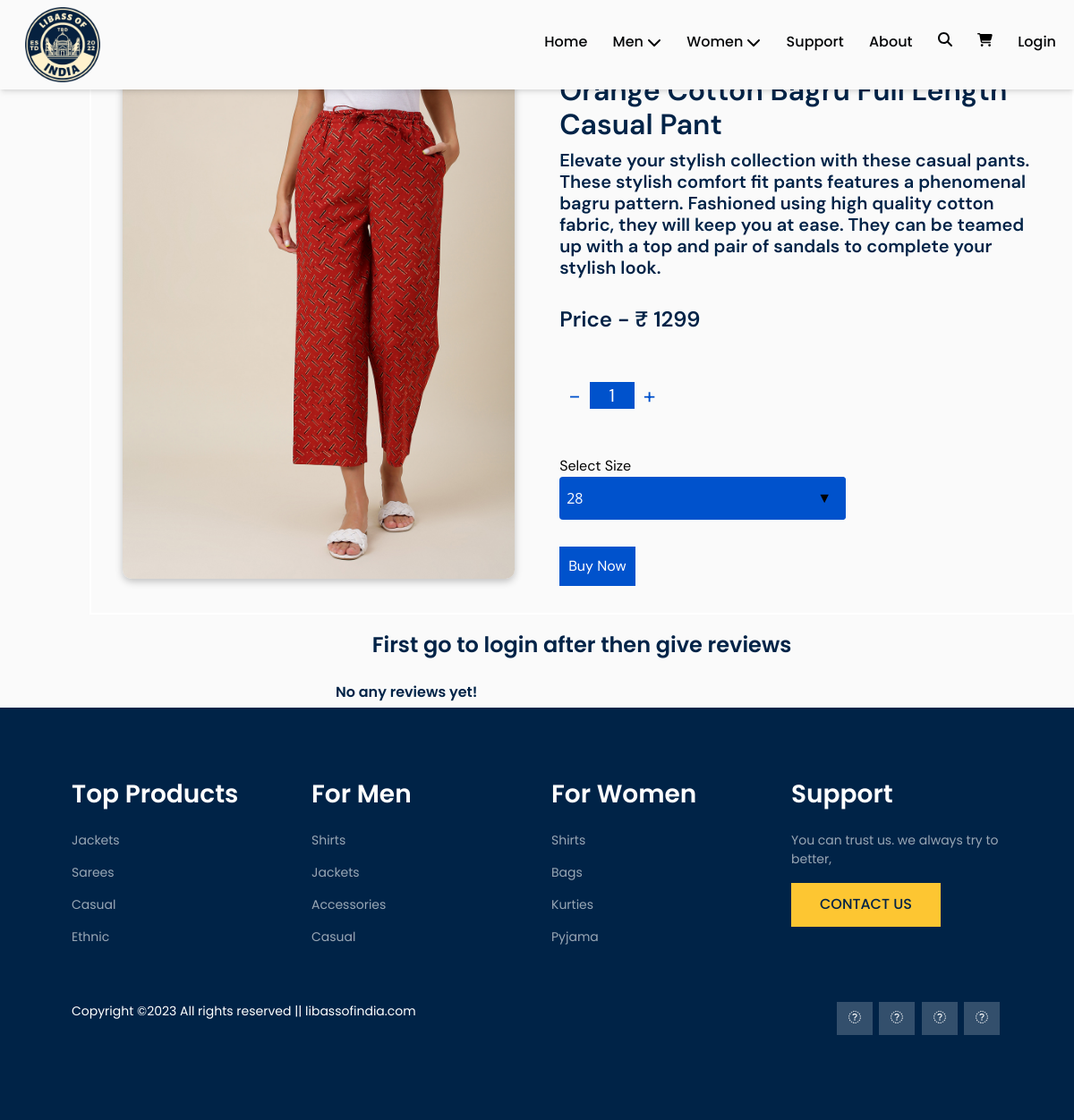
/product-detail/10/, run on the app's committed database.
### Mainpage/models.py (models this page shows)
class ProductData(models.Model):
    product_id = models.AutoField
    product_name = models.TextField(max_length=200,default="")
    product_desc = models.TextField(max_length=5000,default="")
    product_img = models.ImageField(upload_to="product_img/")
    product_gender = models.TextField(max_length=20,
                                      choices=(("Male","Male"),("Female","Female")),default="Male")
    product_category = models.TextField(max_length=100,default="")
    product_subcategory = models.TextField(max_length=100,default="")
    product_price = models.IntegerField(default=0)
    product_size = models.TextField(max_length=100,default="")

### Mainpage/views.py (the view, shortened to what this page needs)
# urls.py: path("product-detail/<id>/",views.Product_Detail,name="Product_Detail"),
def Product_Detail(request,id):
    product_data = ProductData.objects.filter(id=id).values()
    reviews_data = ReviewData.objects.filter(product_id = id).all().values()
    myproducts = []
    for i in product_data:
        mydic = {}
        mydic["id"] = i["id"]
        mydic["product_name"] = i["product_name"]
        mydic["product_desc"] = i["product_desc"]
        mydic["product_img"] = i["product_img"]
        mydic["product_price"] = i["product_price"]
        product_size = i["product_size"].split(" ")
        while("" in product_size):
            product_size.remove("")
        mydic["product_size"] = product_size
        myproducts.append(mydic)
    review_list = []
    return render(request,"Mainpage/product-detail.html",{"product_data":myproducts,"review_list":review_list})

### Mainpage/templates/Mainpage/Product-detail.html (shortened to what this page needs)
{% extends 'Mainpage/basic.html' %}
{% load static %}
    {% block style %}
    <link rel="stylesheet" href="{% static 'css/product_detail.css' %}">
    {% endblock %}
    {% block body %}
    <div class="main-container">
        <div class="content">
            {% for i in product_data %}
            <div class="part1">
                <img src="/media/{{i.product_img}}" alt="">
            </div>
            <div class="part2">
                <div class="heading">
                    <h2>{{i.product_name}}</h2>
                    <h5>{{i.product_desc}}</h5><br>
                    <h4>Price - ₹ {{i.product_price}}</h4><br>
                </div>
                <div class="counter">
                    <span class="down" onClick='decreaseCount(event, this)'>-</span>
                    <input type="text" value="1">
                    <span class="up" onClick='increaseCount(event, this)'>+</span>
                </div><br><br>
                <form action="/cart/" method="post">{% csrf_token %}
                {% if i.product_size %}
                <label for="">Select Size</label>
                <div class="select">
                    <select name="pro_size" id="format" required>
                        {% for j in i.product_size %}
                        <option value="{{j}}">{{j}}</option>
                        {% endfor %}
                    </select>
                </div>
                {% else %}
                <input type="hidden" name="pro_size" value="No Size" id="">
                {% endif %}
                <div class="buybtn">
                        <button type="submit" id="buy_btn">Buy Now</button>
                </div>
            </form>
            </div>
            {% endfor %}
        </div>
    </div>
    <div class="main">
        <div class="reviews">
            {% if user.is_authenticated %}
            {% for i in product_data %}
            <h3 style="color: #de5824; text-align: center;">Rating</h3>
            <div class="forms">
                <form action="/Review-page/" method="post">{% csrf_token %}
                    <div class="mb-3">
                        <label for="" class="form-label">Add Rating</label>
                        <div class="rating">
                            <span class="rating__result" id="results" hidden></span>
                            <i class="rating__star far fa-star"></i>
                            <i class="rating__star far fa-star"></i>
                            <i class="rating__star far fa-star"></i>
                            <i class="rating__star far fa-star"></i>
                            <i class="rating__star far fa-star"></i>
                        </div>
                    </div>
                    <div class="mb-3">
                        <label for="" class="form-label">Enter Review</label>
                        <textarea class="form-control" id="" name="review" rows="3" required></textarea>
                    </div>
                    <input type="text" name="result" id="myresult" hidden>
                    <input type="text" name="product_id" value="{{i.id}}" id="event" hidden>
                    <input type="text" name="username" value="{{user.first_name}}" id="name" hidden>
                    <button type="submit" id="submits" class="btn btn-primary mb-3">Submit</button>
                </form>
            </div>
            {% endfor %}
            {% else %}
            <h4 style="text-align: center; padding: 20px;">First go to login after then give reviews</h4>
            {% endif %}
            {% if review_list %}
            <div class="all_reviews">
                {% for i in review_list %}
                <div class="my_review">
                    <div class="headers">
                        <div class="box1">
                            <i style='font-size:25px;' class='far'>&#xf2bd;</i>
                        </div>
                        <div class="box2">
                            <h6>{{i.reviewer_name}}</h6>
                        </div>
                    </div>
                    <div class="footer">
                        <div class="ratings" style="margin-left: 55px;">
                            {% for j in i.stars|make_list %}
                            <i style="font-size: 20px; color: black;" class="fa fa-star"></i>
                            {% endfor %}
                        </div>
                    </div>
                    <div class="text-content" style="margin-left: 55px;">
                        <p>{{i.review_text}}</p>
                    </div>
                </div>
                {% endfor %}
            </div>
            {% else %}
            <h6>No any reviews yet!</h6>
            {% endif %}
        </div>
    </div>
    {% endblock %}

### static/css/basic.css (style rules this page uses)
:root { --color-white-100: hsl(206, 5%, 98%); --color-white-200: hsl(206, 5%, 90%); --color-white-300: hsl(206, 5%, 80%); --color-white-400: hsl(206, 5%, 65%); --color-white-500: hsl(206, 5%, 50%); --color-black-100: hsl(213, 23%, 8%); --color-black-200: hsl(214, 21%, 6%); --color-black-300: hsl(210, 21%, 6%); --color-black-400: hsl(216, 22%, 4%); --color-black-500: hsl(220, 18%, 3%); --color-pink-100: hsl(326, 85%, 90%); --color-pink-200: hsl(327, 87%, 80%); --color-pink-300: hsl(329, 86%, 70%); --color-pink-400: hsl(330, 81%, 60%); --color-pink-500: hsl(333, 71%, 50%); --shadow-small: 0 1px 3px 0 rgba(0, 0, 0, 0.1), 0 1px 2px 0 rgba(0, 0, 0, 0.06); --shadow-medium: 0 4px 6px -1px rgba(0, 0, 0, 0.1), 0 2px 4px -1px rgba(0, 0, 0, 0.06); --shadow-large: 0 10px 15px -3px rgba(0, 0, 0, 0.1), 0 4px 6px -2px rgba(0, 0, 0, 0.05); }
body { -ms-overflow-style: none; scrollbar-width: none; overflow: hidden; overflow-y: scroll; }
*, *::before, *::after { padding: 0; margin: 0; box-sizing: border-box; list-style: none; list-style-type: none; text-decoration: none; -webkit-font-smoothing: antialiased; -moz-osx-font-smoothing: grayscale; text-rendering: optimizeLegibility; }
html { font-size: 100%; box-sizing: inherit; scroll-behavior: smooth; height: -webkit-fill-available; }
body { font-family: "Segoe UI", Tahoma, Geneva, Verdana, sans-serif; font-size: 1rem; font-weight: 400; line-height: 1.5; height: -webkit-fill-available; color: var(--color-black-500); background-color: var(--color-white-100); }
a, button { cursor: pointer; border: none; outline: none; -webkit-user-select: none; -moz-user-select: none; -ms-user-select: none; user-select: none; background: none; box-shadow: none; }
img, video { display: block; max-width: 100%; height: auto; -o-object-fit: cover; object-fit: cover; }
:root { --white: #fff; --black: #000; --dark: #1e1e1e; --gray: rgba(1, 1, 1, 0.6); --lite: rgba(255, 255, 255, 0.6); --primary: #002347; --secondary: #fdc632; }
body { margin: 0; overflow-x: hidden !important; font-family: "Poppins", sans-serif; }
a, button { transition: 0.5s; }
h1, h2, h3, h4, h5, h6 { color: var(--primary); font-weight: 600; }
a, button, input, textarea, select { outline: none !important; }

### static/css/product_detail.css (style rules this page uses)
.main-container { border: 2px solid white; margin-left: 100px; }
.main-container .content { height: auto; margin-top: 50px; display: flex; flex-wrap: wrap; justify-content: center; align-items: center; }
.main-container .content .part1 { height: 100%; width: 40%; box-shadow: rgba(0, 0, 0, 0.24) 0px 3px 8px; border-radius: 10px; margin: 20px; }
.main-container .content .part1 img { width: 100%; border-radius: 10px; }
.main-container .content .part2 { height: 100%; width: 50%; font-family: 'DM Sans', sans-serif; color: black; padding: 10px; margin: 20px; }
.counter { display: flex; align-items: center; margin-top: 20px; }
.counter input { width: 50px; border: 0; line-height: 30px; font-size: 20px; text-align: center; background: #0052cc; color: #fff; appearance: none; outline: 0; }
.counter span { display: block; font-size: 25px; padding: 0 10px; cursor: pointer; color: #0052cc; user-select: none; }
.main-container .content .part2 .buybtn { margin-top: 30px; }
.main-container .content .part2 .buybtn button { padding: 10px; border: none; background-color: #0052cc; color: white; }
.main { margin-left: 100px; display: flex; flex-wrap: wrap; justify-content: center; }
.reviews { width: 50%; }
select { -webkit-appearance:none; -moz-appearance:none; -ms-appearance:none; appearance:none; outline:0; box-shadow:none; border:0!important; background: #0052cc; background-image: none; flex: 1; padding: 0 .5em; color: white; cursor:pointer; font-size: 1em; font-family: 'Open Sans', sans-serif; }
.select { position: relative; display: flex; width: 20em; height: 3em; line-height: 3; background: #0052cc; overflow: hidden; border-radius: .25em; }
.select::after { content: '\25BC'; position: absolute; top: 0; right: 0; padding: 0 1em; background: #0052cc; cursor:pointer; pointer-events:none; transition:.25s all ease; }

### data on the page
ProductData: product_img (picture), product_name "Orange Cotton Bagru Full Length Casual Pant", product_desc "Elevate your stylish collection with these casual pants. These stylish comfort fit pants features a phenomenal bagru pattern. Fashioned using high quality cotton fabric, they will keep you at ease. They can be teamed up with a top and pair of sandals to complete your stylish look."

### other printed values
{{ i.product_price }} "1299"
form field pro_size "28"
